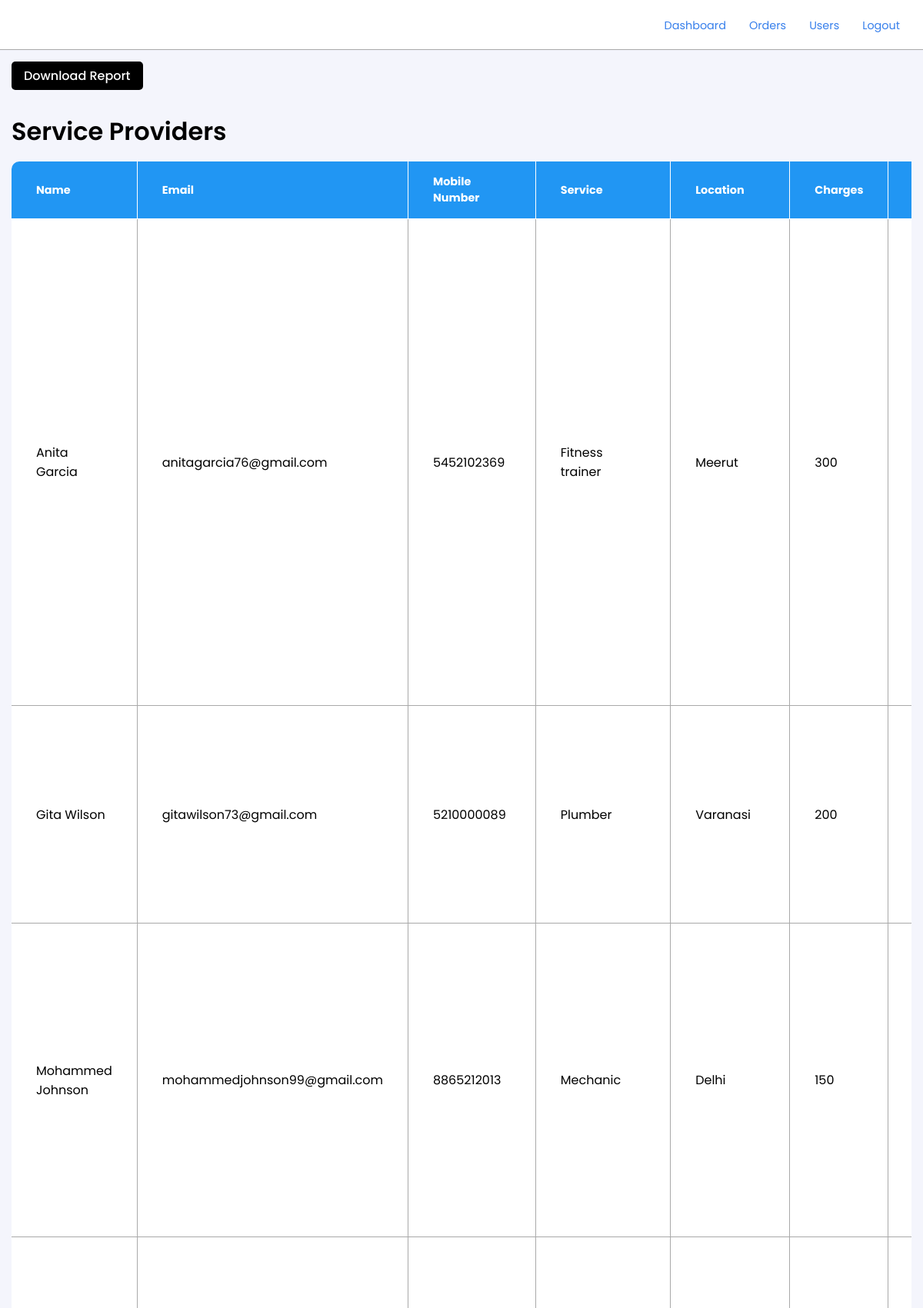
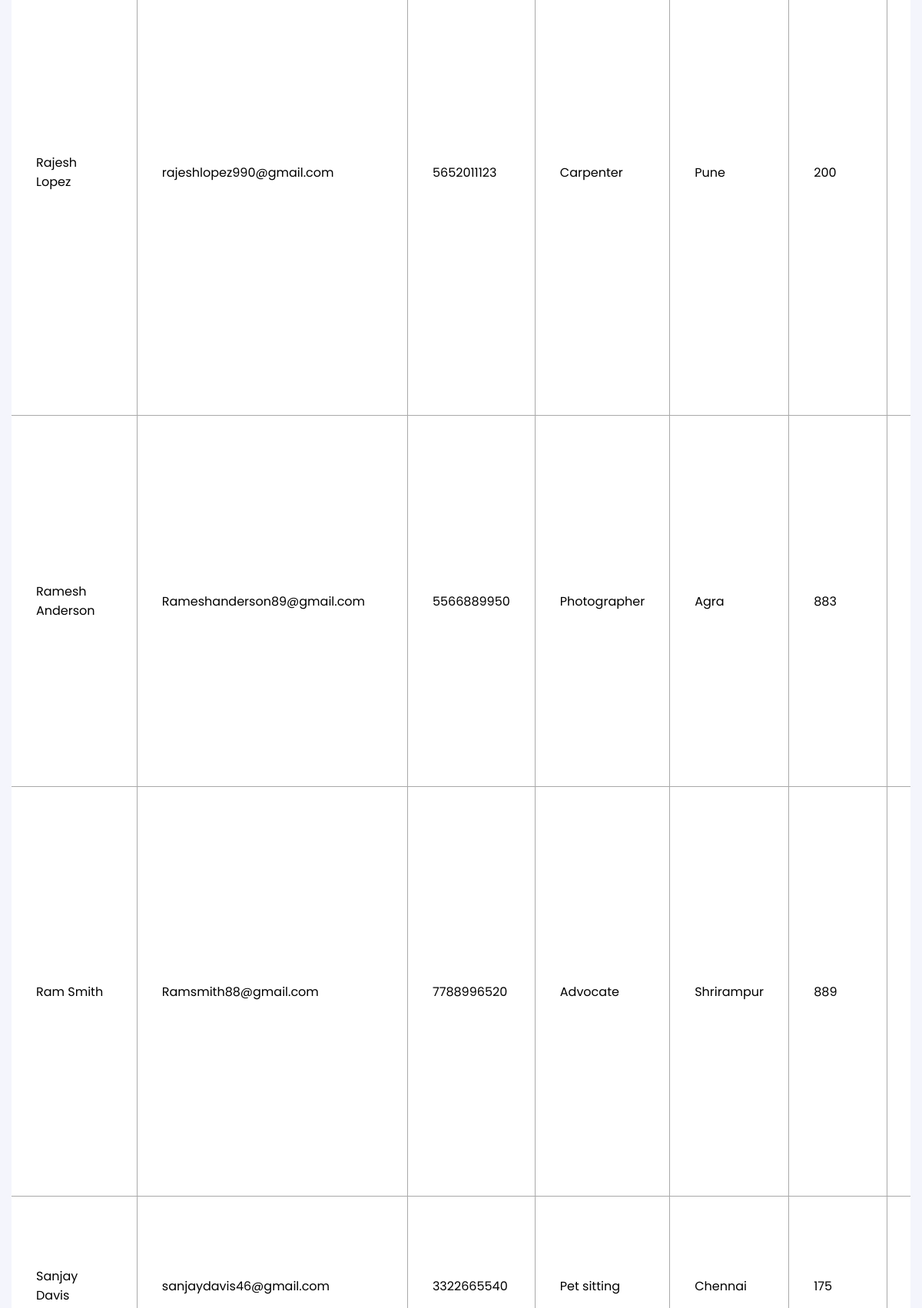
The page /admin/service-providers.php (signed in, upper part) on the database its author committed (2 pictures, top to bottom).
### tables this page shows
CREATE TABLE `sproviders` (
  `id` int(10) NOT NULL,
  `sname` varchar(50) NOT NULL,
  `smail` varchar(50) NOT NULL,
  `smob` bigint(20) NOT NULL,
  `serv` varchar(50) NOT NULL,
  `slocation` varchar(25) DEFAULT NULL,
  `stime` time NOT NULL,
  `etime` time NOT NULL,
  `scharges` int(70) NOT NULL,
  `sdesc` text NOT NULL
);

### admin/service-providers.php (the view, shortened to what this page needs)
<?php
     include ("../conn.php");
     mysqli_select_db($conn, 'infinity') or die(mysqli_error($conn));
     $unFIlteredSPData = mysqli_query($conn, "SELECT * FROM sproviders");
     $spDataRows = mysqli_num_rows($unFIlteredSPData);
?>
<!DOCTYPE html>
<html lang="en">
<head>
    <link rel="stylesheet" href="../Assets/Styles/style.css?v=<?php echo time(); ?>">
</head>
<body>
    <nav class="glass">
        <a href="#home"><img src="../Assets/Images/infinityLoop2.gif" class="navImg" alt=""></a>
        <ul>
            <li><a href='./'>Dashboard</a></li>
            <li><a href='./orders.php'>Orders</a></li>
            <li><a href='./users.php'>Users</a></li>
            <li><a href='../logout.php'>Logout</a></li>
        </ul>
    </nav>
    <section class="mainSection adminDashboardMainDiv">
        <form method="POST">
            <button class="btn" name="download_report">Download Report</button>
        </form>
        <div class="adminTableMainDiv">
            <h2 class="adminTableHeading">Service Providers</h2>
            <table class="adminTable boxShadow1Hover">
                <thead class="boxShadow1Hover Finished">
                    <tr>
                        <th>Name</th>
                        <th>Email</th>
                        <th>Mobile Number</th>
                        <th>Service</th>
                        <th>Location</th>
                        <th>Charges</th>
                        <th>Description</th>
                    </tr>
                </thead>
                <tbody>
                    <?php
                    if($spDataRows!=0){
                        while($allServices = mysqli_fetch_assoc($unFIlteredSPData)){
                    ?>
                        <tr>
                            <td><?php echo"$allServices[sname]" ?></td>
                            <td><?php echo"$allServices[smail]" ?></td>
                            <td><?php echo"$allServices[smob]" ?></td>
                            <td><?php echo"$allServices[serv]" ?></td>
                            <td><?php echo"$allServices[slocation]" ?></td>
                            <td><?php echo"$allServices[scharges]" ?></td>
                            <td><?php echo"$allServices[sdesc]" ?> star</td>
                        </tr>
                    <?php
                        }
                    }
                    ?>
                </tbody>
            </table>
        </div>
    </section>
</body>
</html>

### Assets/Styles/style.css (style rules this page uses)
* { padding: 0; margin: 0; box-sizing: border-box; font-family: "Poppins", sans-serif; transition: all 0.3s ease-in-out; }
:root { --primary-Color-Dark: black; --border-Color: #a9a9a9; --text-Color: #000; --main-Background-Color: #f4f5fc; --blue-Color: #005ce6c9; --primary-Color-Light: #ffff; --hover-Bg-Color: rgb(232, 232, 232); --mp-Large: 30px; --mp-Main: 15px; --mp-Secondary: 10px; --mp-Tertiary: 5px; }
.mainSection { padding: var(--mp-Main); }
h2 { font-size: 2rem; font-weight: 600; color: var(--text-Color); }
a { font-size: 0.9rem; text-decoration: none; color: var(--blue-Color); cursor: pointer; }
body { background-color: var(--main-Background-Color); }
html { scroll-behavior: smooth; }
.btn { padding: var(--mp-Tertiary) var(--mp-Main); font-size: 1rem; font-weight: 500; outline: none; cursor: pointer; border-radius: var(--mp-Tertiary); background-color: var(--primary-Color-Dark); color: var(--primary-Color-Light); border: 1px solid transparent; }
.glass { backdrop-filter: blur(16px) saturate(180%); -webkit-backdrop-filter: blur(16px) saturate(180%); }
nav { height: 65px; padding: var(--mp-Main) var(--mp-Large); border-bottom: 1px solid var(--border-Color); width: 100%; display: flex; align-items: center; justify-content: space-between; background-color: var(--primary-Color-Light); z-index: 100; }
.navImg { width: 35px; border-radius: var(--mp-Secondary); }
nav ul { display: flex; align-items: center; justify-content: center; }
nav ul li { list-style-type: none; margin-left: var(--mp-Large); border-radius: var(--mp-Tertiary); cursor: pointer; }
.Finished { background-color: #2196f3; }
.adminTableMainDiv { display: flex; align-items: flex-start; justify-content: flex-start; flex-direction: column; overflow: scroll; width: 100%; }
.adminTableHeading { margin-bottom: var(--mp-Main); }
.adminTable { border-collapse: collapse; background-color: white; text-align: left; overflow: hidden; cursor: pointer; border-radius: var(--mp-Secondary); width: 100%; max-width: 100%; }
.adminTable thead { border-bottom: 1px solid var(--border-Color); color: var(--primary-Color-Light); }
.adminTable th { padding: 1rem 2rem; font-size: 0.9rem; border: 1px solid var(--primary-Color-Light); border-top: none; }
.adminTable th:first-child { border-left: none; }
.adminTable th:last-child { border-right: none; }
.adminTable td { padding: 1rem 2rem; border: 1px solid var(--border-Color); }
.adminTable td:first-child { border-left: none; }
.adminTable td:last-child { border-right: none; }
.adminDashboardMainDiv button { margin-bottom: var(--mp-Large); }

### rows shown on the page
sproviders: sname "Anita Garcia", smail "anitagarcia76@gmail.com", smob "5452102369", serv "Fitness trainer", slocation "Meerut", scharges "300"
sproviders: sname "Gita Wilson", smail "gitawilson73@gmail.com", smob "5210000089", serv "Plumber", slocation "Varanasi", scharges "200"
sproviders: sname "Mohammed Johnson", smail "mohammedjohnson99@gmail.com", smob "8865212013", serv "Mechanic", slocation "Delhi", scharges "150"
sproviders: sname "Rajesh Lopez", smail "rajeshlopez990@gmail.com", smob "5652011123", serv "Carpenter", slocation "Pune", scharges "200"
sproviders: sname "Ramesh Anderson", smail "Rameshanderson89@gmail.com", smob "5566889950", serv "Photographer", slocation "Agra", scharges "883"
sproviders: sname "Ram Smith", smail "Ramsmith88@gmail.com", smob "7788996520", serv "Advocate", slocation "Shrirampur", scharges "889"
sproviders: sname "Sanjay Davis", smail "sanjaydavis46@gmail.com", smob "3322665540", serv "Pet sitting", slocation "Chennai", scharges "175"
